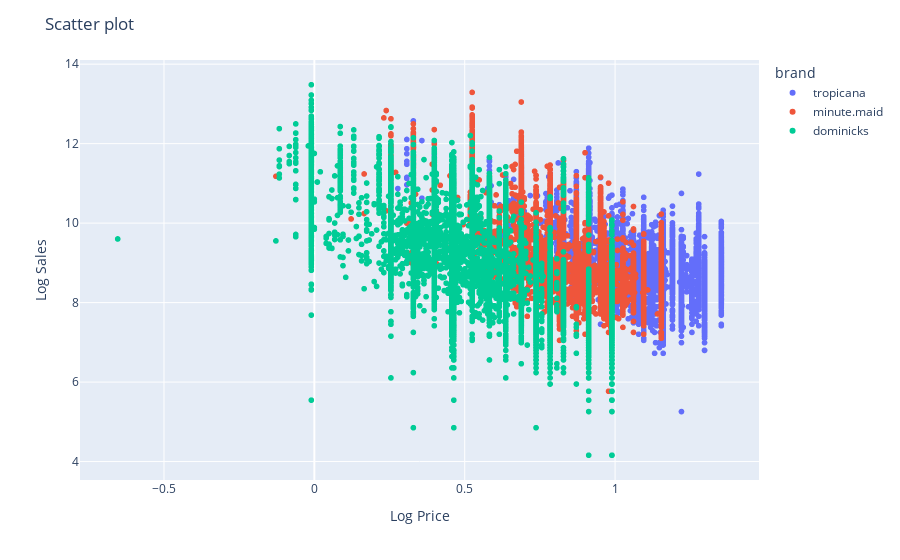

Notebook code for this chart:
### Code cell
fig = px.scatter(df_oj, x='log price', y = 'log sales', color='brand')
# Update the layout
fig.update_layout(
    title='Scatter plot',
    xaxis=dict(title='Log Price'),
    yaxis=dict(title='Log Sales'),
)
fig.show()

### Figure 1 — Plotly figure (JSON) as saved in the notebook; plotly's stock layout.template omitted (floating-point values rounded to 4 significant figures; data arrays with more than 128 entries replaced by an {"elided": "..."} marker saying what was removed)
{"data": [{"hovertemplate": "brand=tropicana<br>log price=%{x}<br>log sales=%{y}<extra></extra>", "legendgroup": "tropicana", "marker": {"color": "#636efa", "symbol": "circle"}, "mode": "markers", "name": "tropicana", "showlegend": true, "type": "scattergl", "x": {"elided": "9649 float values"}, "xaxis": "x", "y": {"elided": "9649 float values"}, "yaxis": "y"}, {"hovertemplate": "brand=minute.maid<br>log price=%{x}<br>log sales=%{y}<extra></extra>", "legendgroup": "minute.maid", "marker": {"color": "#EF553B", "symbol": "circle"}, "mode": "markers", "name": "minute.maid", "showlegend": true, "type": "scattergl", "x": {"elided": "9649 float values"}, "xaxis": "x", "y": {"elided": "9649 float values"}, "yaxis": "y"}, {"hovertemplate": "brand=dominicks<br>log price=%{x}<br>log sales=%{y}<extra></extra>", "legendgroup": "dominicks", "marker": {"color": "#00cc96", "symbol": "circle"}, "mode": "markers", "name": "dominicks", "showlegend": true, "type": "scattergl", "x": {"elided": "9649 float values"}, "xaxis": "x", "y": {"elided": "9649 float values"}, "yaxis": "y"}], "layout": {"legend": {"title": {"text": "brand"}, "tracegroupgap": 0}, "margin": {"t": 60}, "title": {"text": "Scatter plot"}, "xaxis": {"anchor": "y", "domain": [0, 1], "title": {"text": "Log Price"}}, "yaxis": {"anchor": "x", "domain": [0, 1], "title": {"text": "Log Sales"}}}}
